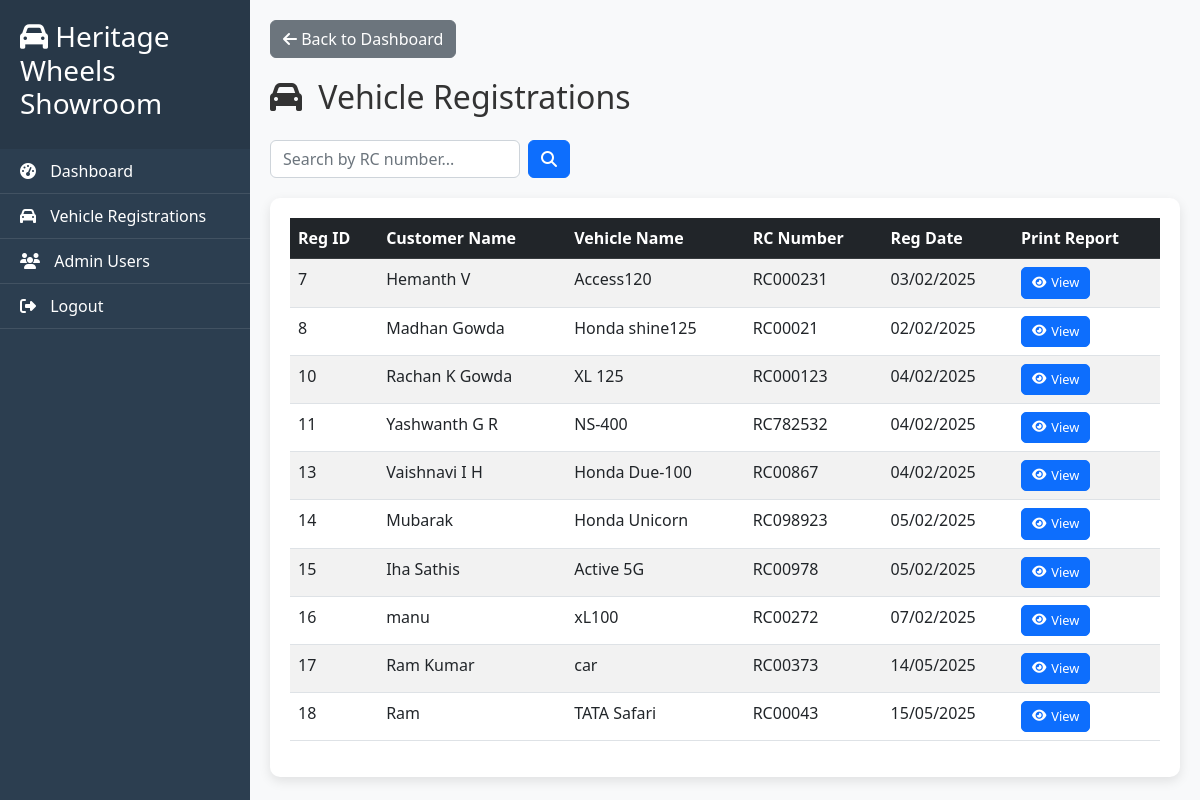
/admin/customer_data.php, run on the app's committed database.
### tables this page shows
CREATE TABLE `data` (
  `cname` text NOT NULL,
  `dob` date NOT NULL,
  `email` varchar(50) NOT NULL,
  `id_proof` varchar(20) NOT NULL,
  `mobile` varchar(15) NOT NULL,
  `vehicle_name` text NOT NULL,
  `eng_num` varchar(20) NOT NULL,
  `rc_num` varchar(20) NOT NULL,
  `SI_no` int(10) NOT NULL,
  `reg_date` date NOT NULL DEFAULT current_timestamp()
);

### admin/customer_data.php (the view, shortened to what this page needs)
<?php
$servername = "localhost";
$username = "root";
$password = "";
$dbname = "vehicli";
$conn = new mysqli($servername, $username, $password, $dbname);
$search_term = "";
$is_search = false;
$records_per_page = 10;
$page = isset($_GET['page']) ? (int)$_GET['page'] : 1;
$offset = ($page - 1) * $records_per_page;
if ($is_search) {
    $total_pages_sql = "SELECT COUNT(*) FROM data WHERE rc_num LIKE '%$search_term%'";
    $sql = "SELECT * FROM data WHERE rc_num LIKE '%$search_term%' LIMIT $offset, $records_per_page";
} else {
    $sql = "SELECT * FROM data LIMIT $offset, $records_per_page";
}
$result = $conn->query($sql);
?>
<!DOCTYPE html>
<html lang="en">
<head>
    <link href="https://cdn.jsdelivr.net/npm/bootstrap@5.2.3/dist/css/bootstrap.min.css" rel="stylesheet">
    <link rel="stylesheet" href="https://cdnjs.cloudflare.com/ajax/libs/font-awesome/6.4.0/css/all.min.css">
</head>
<body>
    <div class="sidebar" id="sidebar">
        <div class="sidebar-header">
            <h3><i class="fas fa-car"></i> Heritage Wheels Showroom</h3>
        </div>
        <ul class="sidebar-menu">
            <li><a href="admin.php"><i class="fas fa-tachometer-alt"></i> Dashboard</a></li>
            <li class="active"><a href="registrations.php"><i class="fas fa-car"></i> Vehicle Registrations</a></li>
            <li><a href="users.php"><i class="fas fa-users"></i> Admin Users</a></li>
            <li><a href="logout.php"><i class="fas fa-sign-out-alt"></i> Logout</a></li>
        </ul>
    </div>
    <div class="main-content">
        <a href="admin.php" class="btn btn-secondary back-btn">
            <i class="fas fa-arrow-left"></i> Back to Dashboard
        </a>
        <h2 class="mb-4"><i class="fas fa-car me-2"></i> Vehicle Registrations</h2>
        <div class="search-box">
            <form action="registrations.php" method="GET" class="d-flex">
                <input type="text" name="rc_num" class="form-control" placeholder="Search by RC number..." value="<?php echo htmlspecialchars($search_term); ?>">
                <button type="submit" class="btn btn-primary ms-2"><i class="fas fa-search"></i></button>
            </form>
        </div>
        <div class="table-container">
            <div class="table-responsive">
                <table class="table table-striped table-hover">
                    <thead class="table-dark">
                        <tr>
                            <th>Reg ID</th>
                            <th>Customer Name</th>
                            <th>Vehicle Name</th>
                            <th>RC Number</th>
                            <th>Reg Date</th>
                            <th>Print Report</th>
                        </tr>
                    </thead>
                    <tbody>
                        <?php
                        if ($result->num_rows > 0) {
                            while($row = $result->fetch_assoc()) {
                                $formatted_reg_date = date("d/m/Y", strtotime($row['reg_date']));
                                echo "<tr>
                                    <td>{$row['SI_no']}</td>
                                    <td>{$row['cname']}</td>
                                    <td>{$row['vehicle_name']}</td>
                                    <td>{$row['rc_num']}</td>
                                    <td>{$formatted_reg_date}</td>
                                    <td>
                                        <a href='view-registration.php?id={$row['SI_no']}' class='btn btn-sm btn-primary action-btn'>
                                            <i class='fas fa-eye'></i> View
                                        </a>
                                    </td>
                                </tr>";
                            }
                        } else {
                            echo "<tr><td colspan='6' class='text-center'>No registrations found</td></tr>";
                        }
                        ?>
                    </tbody>
                </table>
            </div>
        </div>
    </div>
</body>
</html>

### admin/customer_data.php (style rules this page uses)
:root { --primary-color: #2c3e50; --secondary-color: #3498db; --accent-color: #e74c3c; --light-color: #ecf0f1; --dark-color: #2c3e50; }
body { font-family: 'Segoe UI', Tahoma, Geneva, Verdana, sans-serif; background-color: #f8f9fa; color: #333; }
.sidebar { background-color: var(--primary-color); color: white; height: 100vh; position: fixed; width: 250px; transition: all 0.3s; z-index: 1000; }
.sidebar-header { padding: 20px; background-color: rgba(0, 0, 0, 0.1); }
.sidebar-menu { padding: 0; list-style: none; }
.sidebar-menu li { padding: 10px 20px; border-bottom: 1px solid rgba(255, 255, 255, 0.1); transition: all 0.3s; }
.sidebar-menu a { color: white; text-decoration: none; display: block; }
.sidebar-menu i { margin-right: 10px; }
.main-content { margin-left: 250px; padding: 20px; transition: all 0.3s; }
.table-container { background-color: white; border-radius: 10px; box-shadow: 0 4px 12px rgba(0, 0, 0, 0.1); padding: 20px; margin-top: 20px; }
.action-btn { padding: 5px 10px; border-radius: 5px; font-size: 0.8rem; display: inline-flex; align-items: center; gap: 5px; }
.search-box { max-width: 300px; margin-bottom: 20px; }
.back-btn { margin-bottom: 20px; }

### data on the page
data: SI_no "7", cname "Hemanth V", vehicle_name "Access120", rc_num "RC000231", reg_date "03/02/2025"
data: SI_no "8", cname "Madhan Gowda", vehicle_name "Honda shine125", rc_num "RC00021", reg_date "02/02/2025"
data: SI_no "10", cname "Rachan K Gowda", vehicle_name "XL 125", rc_num "RC000123", reg_date "04/02/2025"
data: SI_no "11", cname "Yashwanth G R", vehicle_name "NS-400", rc_num "RC782532", reg_date "04/02/2025"
data: SI_no "13", cname "Vaishnavi I H", vehicle_name "Honda Due-100", rc_num "RC00867", reg_date "04/02/2025"
data: SI_no "14", cname "Mubarak", vehicle_name "Honda Unicorn", rc_num "RC098923", reg_date "05/02/2025"
data: SI_no "15", cname "Iha Sathis", vehicle_name "Active 5G", rc_num "RC00978", reg_date "05/02/2025"
data: SI_no "16", cname "manu", vehicle_name "xL100", rc_num "RC00272", reg_date "07/02/2025"
data: SI_no "17", cname "Ram Kumar", vehicle_name "car", rc_num "RC00373", reg_date "14/05/2025"
data: SI_no "18", cname "Ram", vehicle_name "TATA Safari", rc_num "RC00043", reg_date "15/05/2025"
